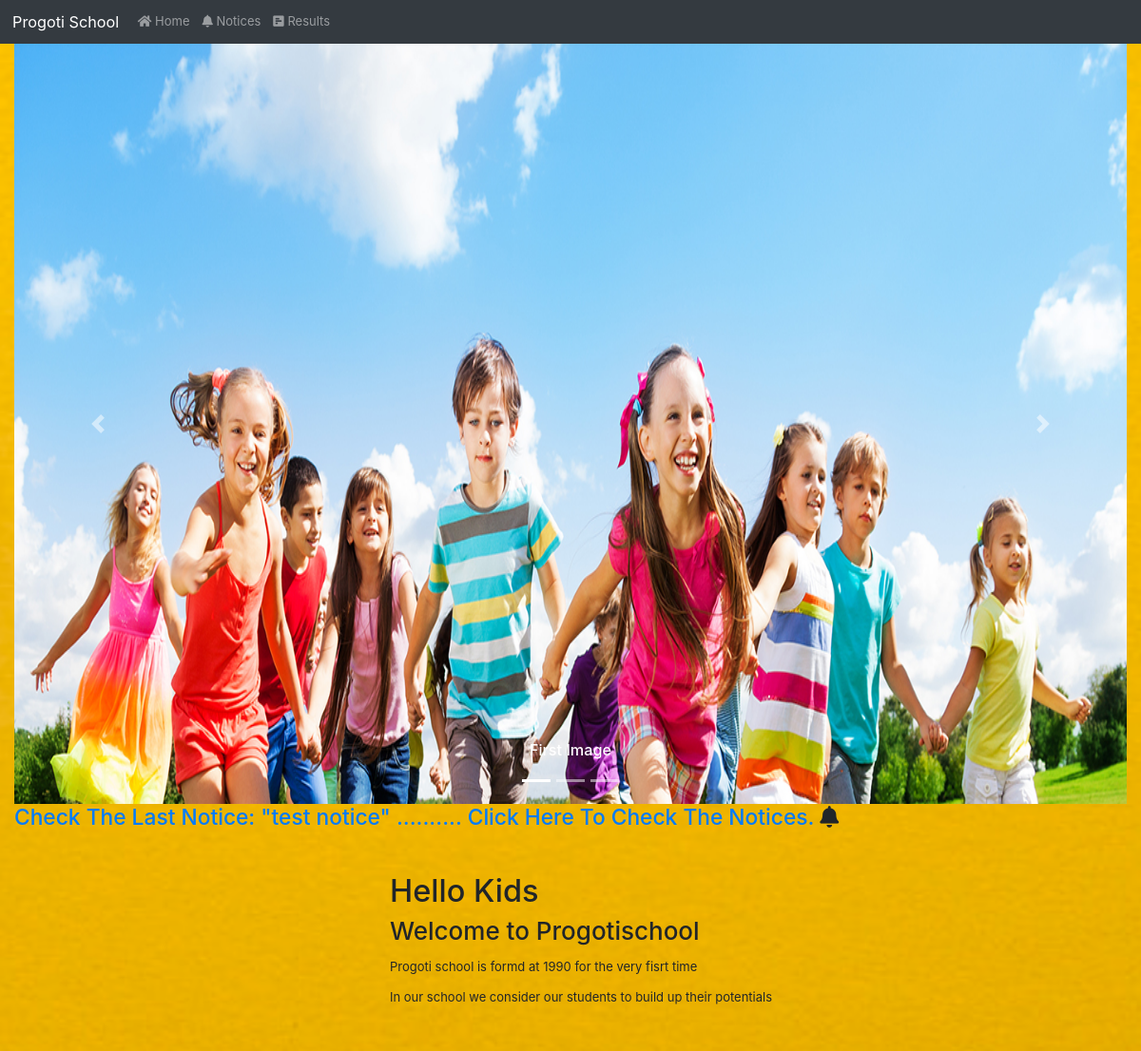
/ (upper part), run on an earlier commit of the app's database.
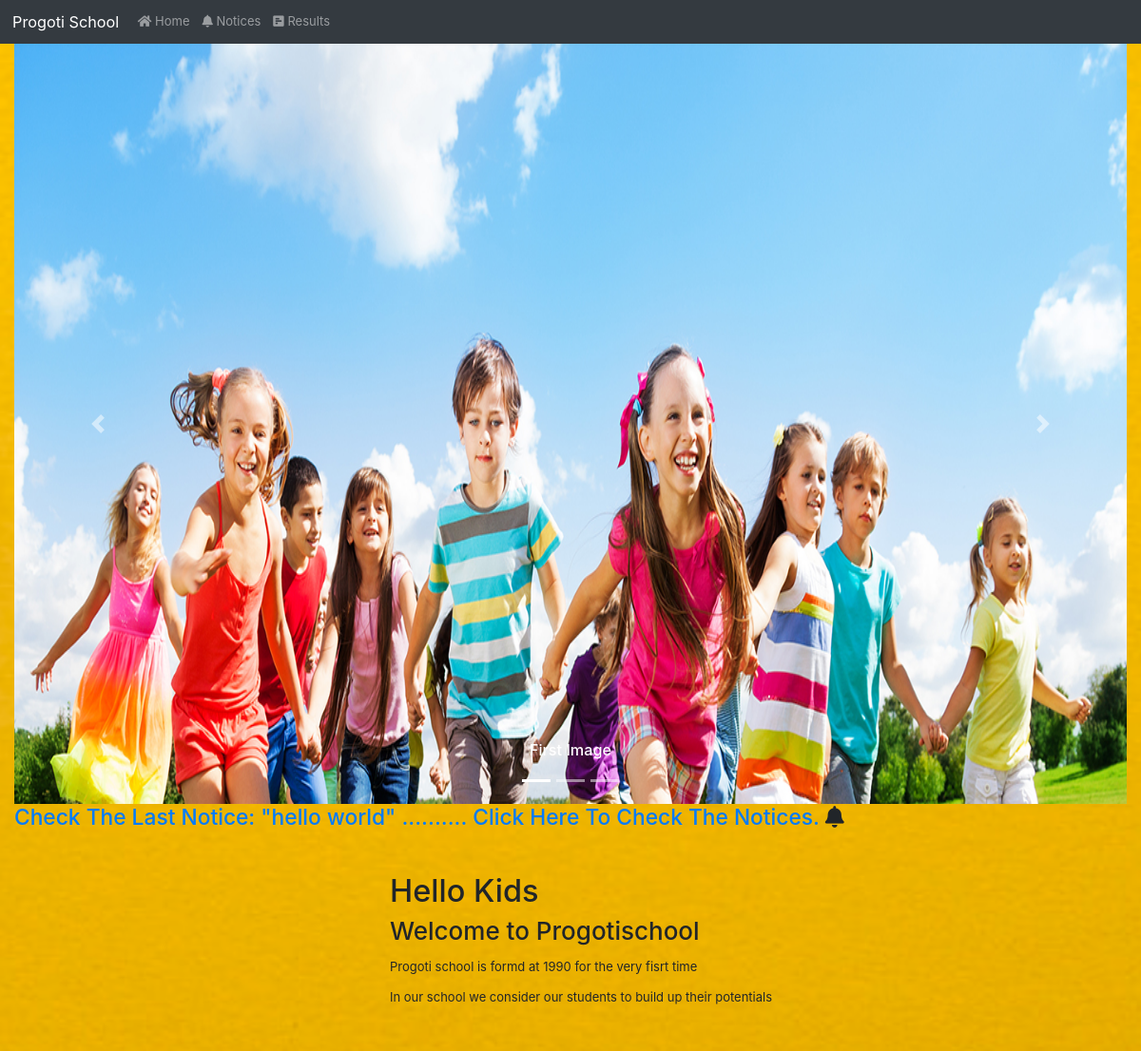
And on a later commit of the database.
### noticeboard/models.py (models this page shows, shortened)
class Notice(models.Model):
	title = models.CharField(max_length=30)
	description = models.TextField(blank=True,null = True)
	attachment  = models.FileField(blank=True,null = True, upload_to='notification_files/')
	picture = models.ImageField(upload_to='images/',null = True, blank=True)
	upload_date = models.DateTimeField(auto_now_add=True)
	valid_till = models.DateTimeField()
	slug = models.SlugField(max_length=40,unique=True,blank=True)

### landin_page/views.py (the view)
# urls.py: path('',views.home_view, name = 'home_url'),
def home_view(request):
    notice = Notice.objects.last()
    home_content = Homepage_content.objects.last()
    context = {
    	'notice': notice,
    	'home_content':home_content,
    }
    return render(request, 'landin_page/landing_page.html',context)

### landin_page/templates/landin_page/landing_page.html (shortened to what this page needs)
{%extends 'noticeboard/base.html'%}
{%load static%}
{%block content%}
	<div class="row">
		<div class="col">
			<header>
			<div id="carouselExampleIndicators" class="carousel slide" data-ride="carousel" >
			  <ol class="carousel-indicators">
			    <li data-target="#carouselExampleIndicators" data-slide-to="0" class="active"></li>
			    <li data-target="#carouselExampleIndicators" data-slide-to="1"></li>
			    <li data-target="#carouselExampleIndicators" data-slide-to="2"></li>
			  </ol>
			  <div class="carousel-inner ">
			    <div class="carousel-item active">
			      <img class="d-block w-100" src="{{home_content.slide_pic1.url}}" alt="First slide" style="width:100%; height:100vh" >
			       <div class="carousel-caption d-none d-md-block">
				        <h5>First Image</h5>
				    </div>
			    </div>
			  </div>
			  <a class="carousel-control-prev" href="#carouselExampleIndicators" role="button" data-slide="prev">
			    <span class="carousel-control-prev-icon" aria-hidden="true"></span>
			  </a>
			  <a class="carousel-control-next" href="#carouselExampleIndicators" role="button" data-slide="next">
			    <span class="carousel-control-next-icon" aria-hidden="true"></span>
			  </a>
			</div>
			</header>
		</div>
	</div>
	<div class="last_notification">
		<div class="row">
			<div class="col">
				<marquee behavior="scroll" direction="left"><h3><a href="{%url 'notice_list_url'%}">Check The Last Notice: "{{notice.title}}" .......... Click Here To Check The Notices.</a> <i class="fas fa-bell"></i></h3></marquee>
			</div>
		</div>
	</div>
	<div class="row">
		<div class="parallax">
			<div class="detail">
				<div class="row">
					<div class="col offset-4 mt-5">
						<h1>{{home_content.first_block_h1}}</h1>
						<h2>{{home_content.first_block_h2}}</h2>
						<p>{{home_content.first_block_p|linebreaks}}</p>
					</div>
				</div>
			</div>
		</div>
	</div>
{%endblock%}

What changed in the data, as far as the page shows it:
no longer on this page (row unchanged): Notice: title "test notice"
added Notice: title "hello world"
